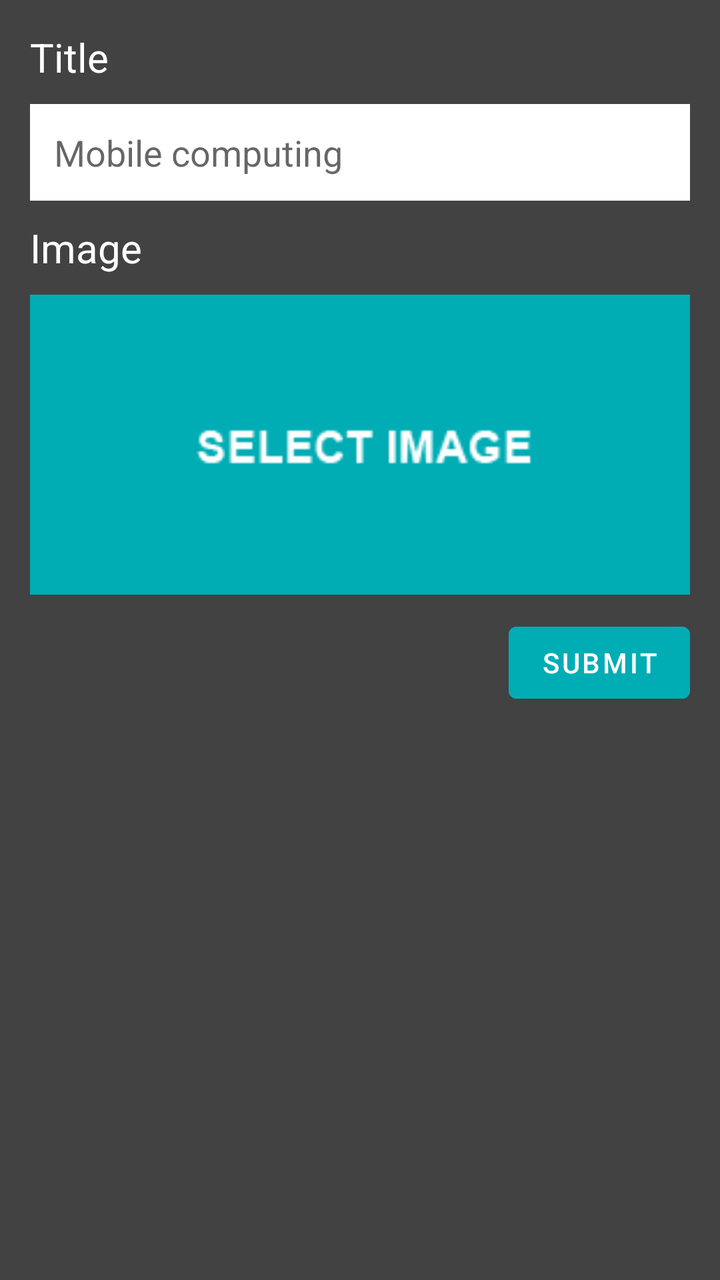
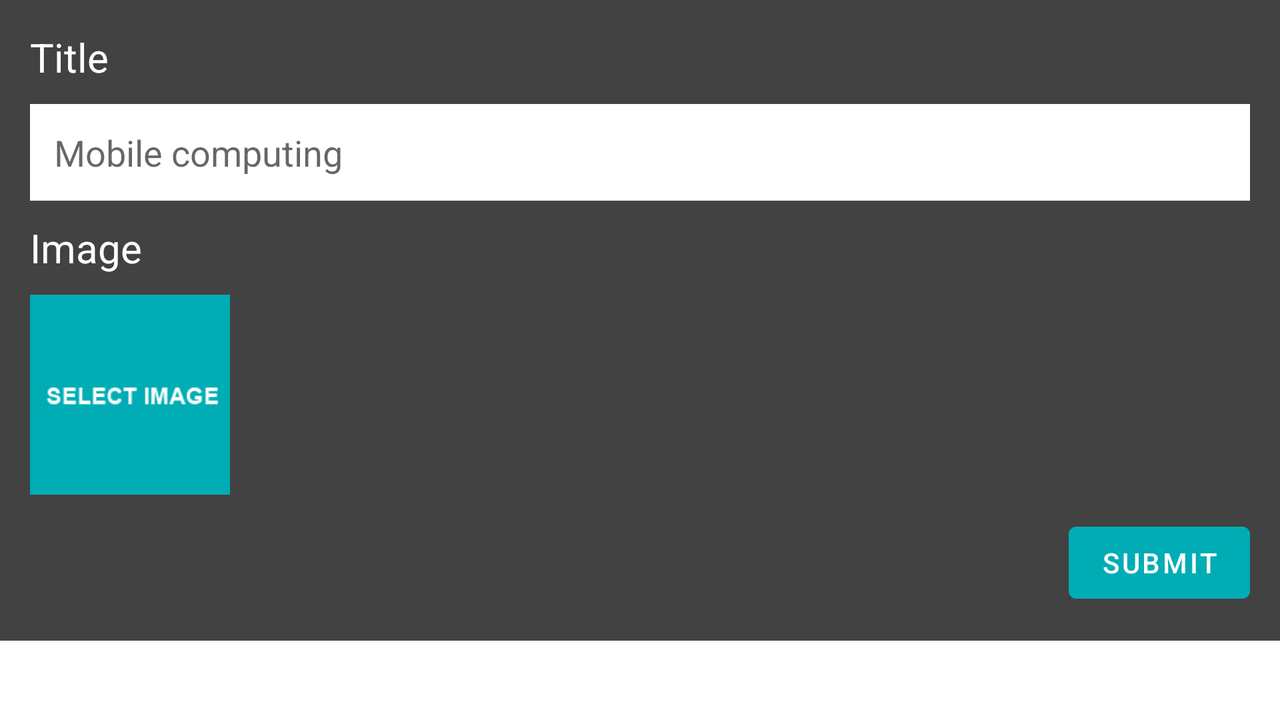

First picture: res/layout/ on a phone held upright. Second picture: the repository's own variant of that layout, on a device whose configuration matches the variant's folder. Source for both follows.
<!-- AndroidManifest.xml: application theme Theme.FlashcardApp -->
<!-- res/layout/activity_create_category.xml -->
<?xml version="1.0" encoding="utf-8"?>
<RelativeLayout xmlns:android="http://schemas.android.com/apk/res/android"
    android:layout_width="match_parent"
    android:layout_height="match_parent"
    android:background="@color/cardview_dark_background"
    android:padding="15dp"
    >

    <TextView
        android:id="@+id/text_view_add_category_title"
        android:layout_width="wrap_content"
        android:layout_height="wrap_content"
        android:text="Title"
        android:textColor="@color/white"
        android:textSize="20sp"/>

    <EditText
        android:id="@+id/edit_text_add_category_title"
        android:layout_width="match_parent"
        android:layout_height="wrap_content"
        android:layout_below="@id/text_view_add_category_title"
        android:background="@color/white"
        android:hint="Mobile computing"
        android:padding="12dp"
        android:layout_marginTop="10dp"
        />

    <TextView
        android:id="@+id/text_view_add_image_title"
        android:layout_width="wrap_content"
        android:layout_height="wrap_content"
        android:layout_below="@id/edit_text_add_category_title"
        android:text="Image"
        android:textColor="@color/white"
        android:layout_marginTop="10dp"
        android:textSize="20sp"
        />

    <ImageView
        android:id="@+id/button_add_category_image_button"
        android:layout_width="match_parent"
        android:layout_height="150dp"
        android:layout_below="@id/text_view_add_image_title"
        android:layout_marginTop="10dp"
        android:src="@drawable/selectimage"
        android:scaleType="centerCrop"
        />


    />


    <Button
        android:id="@+id/button_add_category_submit"
        android:layout_width="wrap_content"
        android:layout_height="wrap_content"
        android:layout_below="@id/button_add_category_image_button"
        android:layout_alignEnd="@id/edit_text_add_category_title"
        android:text="submit"
        android:backgroundTint="@color/dark_blue"
        android:layout_marginTop="10dp"
        />


</RelativeLayout>
<!-- resources referenced by this layout -->
<resources>
  <color name="dark_blue">#00ADB5</color>
  <color name="white">#FFFFFFFF</color>
  <!-- drawable selectimage: png bitmap (drawable, 1922 bytes) -->
  <style name="Theme.FlashcardApp" parent="Theme.MaterialComponents.DayNight.DarkActionBar">
          
          <item name="colorPrimary">@color/dark_gray</item>
          <item name="colorPrimaryVariant">@color/purple_700</item>
          <item name="colorOnPrimary">@color/white</item>
          
          <item name="colorSecondary">@color/teal_200</item>
          <item name="colorSecondaryVariant">@color/teal_700</item>
          <item name="colorOnSecondary">@color/black</item>
          
          <item name="android:statusBarColor">?attr/colorPrimaryVariant</item>
          
      </style>
  <color name="dark_gray">#2E2E2E</color>
  <color name="purple_700">#FF3700B3</color>
  <color name="teal_200">#FF03DAC5</color>
  <color name="teal_700">#FF018786</color>
  <color name="black">#FF000000</color>
</resources>
<!-- res/layout-land/activity_create_category.xml (the repository's variant of the layout above) -->
<!-- drawn on the phone turned sideways -->
<?xml version="1.0" encoding="utf-8"?>
<ScrollView xmlns:android="http://schemas.android.com/apk/res/android"
    android:layout_width="match_parent"
    android:layout_height="match_parent">

    <RelativeLayout xmlns:android="http://schemas.android.com/apk/res/android"
        android:layout_width="match_parent"
        android:layout_height="match_parent"
        android:background="@color/cardview_dark_background"
        android:padding="15dp">

        <TextView
            android:id="@+id/text_view_add_category_title"
            android:layout_width="wrap_content"
            android:layout_height="wrap_content"
            android:text="Title"
            android:textColor="@color/white"
            android:textSize="20sp" />

        <EditText
            android:id="@+id/edit_text_add_category_title"
            android:layout_width="match_parent"
            android:layout_height="wrap_content"
            android:layout_below="@id/text_view_add_category_title"
            android:layout_marginTop="10dp"
            android:background="@color/white"
            android:hint="Mobile computing"
            android:padding="12dp" />

        <TextView
            android:id="@+id/text_view_add_image_title"
            android:layout_width="wrap_content"
            android:layout_height="wrap_content"
            android:layout_below="@id/edit_text_add_category_title"
            android:layout_marginTop="10dp"
            android:text="Image"
            android:textColor="@color/white"
            android:textSize="20sp" />

        <ImageView
            android:id="@+id/button_add_category_image_button"
            android:layout_width="100dp"
            android:layout_height="100dp"
            android:layout_below="@id/text_view_add_image_title"
            android:layout_marginTop="10dp"
            android:src="@drawable/selectimage"
            android:scaleType="centerCrop"
            />



        <Button
            android:id="@+id/button_add_category_submit"
            android:layout_width="wrap_content"
            android:layout_height="wrap_content"
            android:layout_below="@id/button_add_category_image_button"
            android:layout_alignEnd="@id/edit_text_add_category_title"
            android:layout_marginTop="10dp"
            android:backgroundTint="@color/dark_blue"
            android:text="submit" />


    </RelativeLayout>
</ScrollView>
